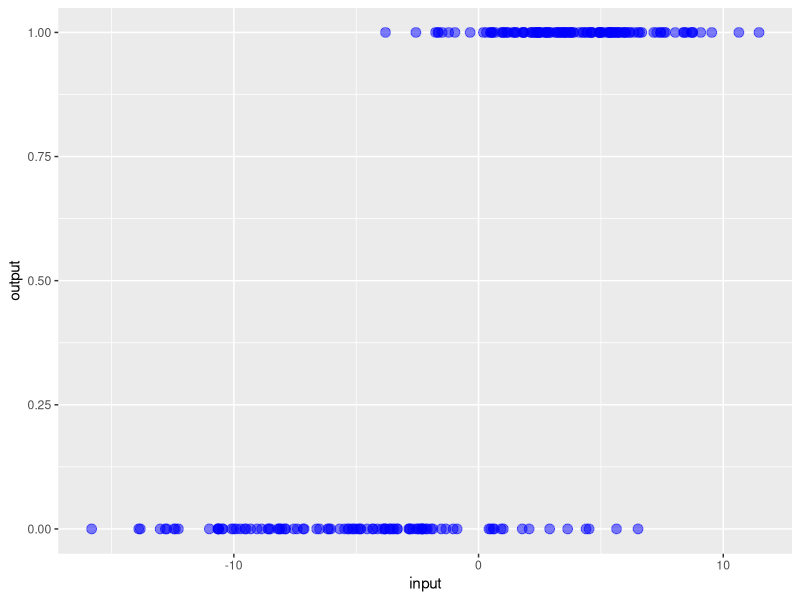
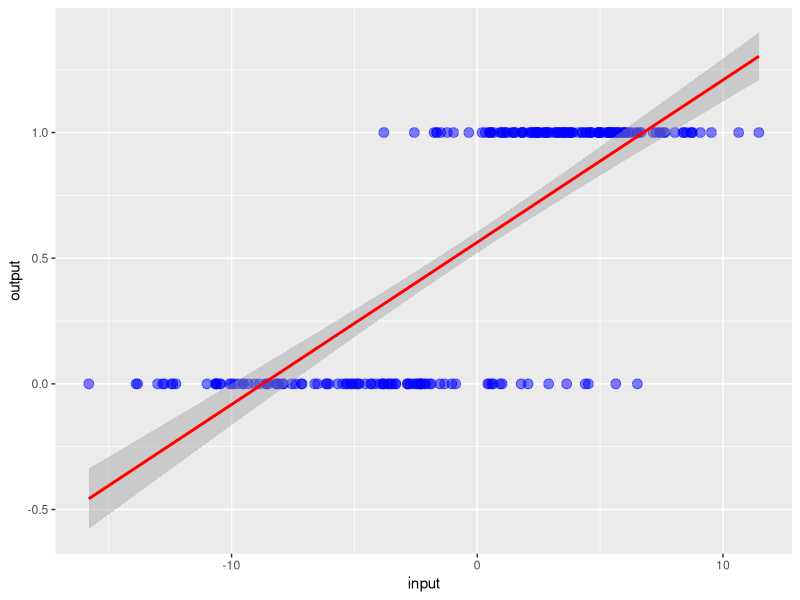
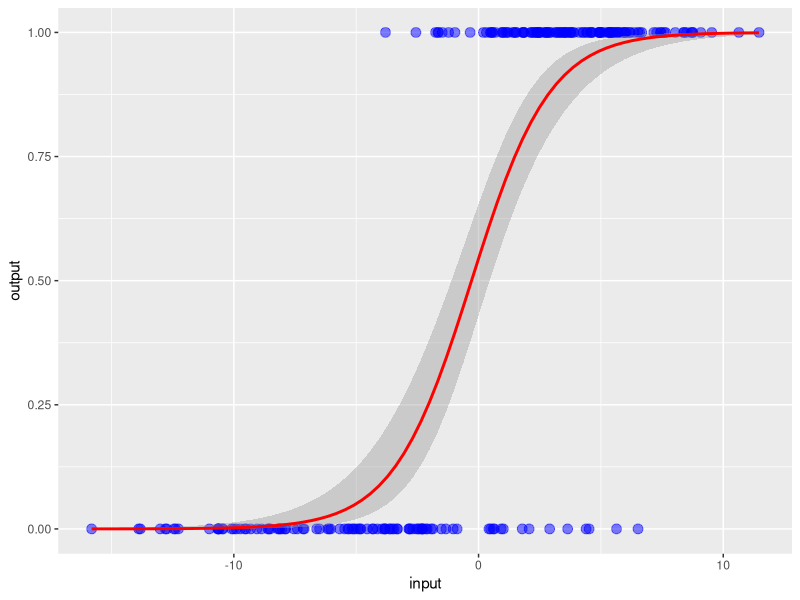
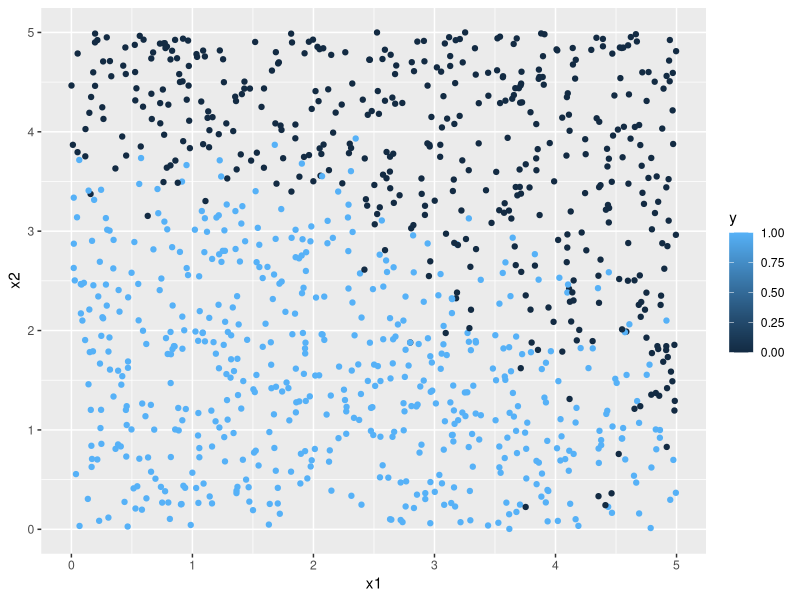

Here is the R script that generated these plots, in order: (Note: this script raises an error after producing the figures.)
library(dplyr)
library(ggplot2)

## 1D Classification

x_zero <- rnorm(100, mean = -5, 5)
x_one <- rnorm(120, mean = 4, 3)
data <- list(x = c(x_zero, x_one), y = c(rep(0, 100), rep(1,120)))
df <- data.frame(data)

ggplot(df, aes(x,y)) + 
    geom_point(color = "blue", alpha = 0.5, size = 3) + 
    labs(x = "input", y = "output")

p <- ggplot(df, aes(x,y)) + 
    geom_point(color = "blue", alpha = 0.5, size = 3) + 
    labs(x = "input", y = "output")

p + geom_smooth(method = "lm", color = "red")
p + geom_smooth(method = "glm", method.args = list(family = "binomial"), color = "red")

## 2D Classification

# We will randomly generate samples uniformly on [0,5] x [0,5], and seperate them if 
# within cirlce of radius 5 around origin. Noise term will be added to seperation

x1 = runif(1000, 0, 5)
x2 = runif(1000, 0, 5)
y = (sqrt(x1^2 + 2*x2^2) + rnorm(1000,0,0.5) < 5) * 1

df = data.frame(list(
    x1 = x1,
    x2 = x2,
    y = y
))

ggplot(df, aes(x1, x2, color=y)) + geom_point()

write.csv(df, file="/home/dorian/workspace/slides/logreg_vowpalwabbit/classification.csv", row.names = F)
